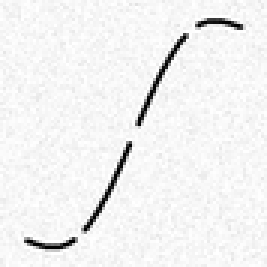
#> input picture donnees/formes/dessin_ligne.png, 89 x 89 px, shrunk from 200 x 200 before the run (shown 3 times larger)
$ python main_dessin.py
#> lines starting #> are read from the running program, lines starting #| are printed output that depends on the picture
### code/donnees_formes.py
"""
Module donnees_formes : chargement des images simples (PNG, JPG...), en couleur ou non.

Images utilisees (la liste complete est dans main.py, dictionnaire IMAGES) :
    formes/piece.png         piece rectangulaire avec deux trous ronds (TP2, piece.tif recadree)
    formes/engrenage.png     roue dentee seule (TP2, rondeldent.tif recadree)
    formes/dessin_ligne.png  courbe en S avec trois trous (esprit de la figure 5 de l'article)
    formes/labyrinthe.png    labyrinthe (chemin a trouver dans les couloirs blancs)
    Paris/...jpg             vues aeriennes de Paris (routes a suivre, cf. section 7.1 de l'article)

Ce module ne fait aucun affichage.
"""

import numpy as np
from PIL import Image


def charger_image(fichier):
    """Ouvre une image et la renvoie en niveaux de gris, valeurs entre 0 et 1 (float).
    Une image en couleur est convertie en niveaux de gris (meme formule ponderee que
    convert_gris du TP1 : 0.299 R + 0.587 G + 0.114 B)."""
    image = Image.open(fichier).convert("L")          # "L" = niveaux de gris, 0 a 255
    return np.asarray(image, dtype=float) / 255.0


# [8 lines left out: function reduire, not called in this run]

### code/traitement.py
"""
Module traitement : la chaine de traitement COMMUNE a toutes les images.

Chaque fichier main_xxx.py charge ses images, puis appelle traiter_image().
Ainsi le traitement (lissage, gradient, carte de cout, puis Fast Marching...) n'est
ecrit qu'une seule fois, ici, et s'applique de la meme facon a toutes les images.

    Etape 2 : lissage + carte de cout    -> pretraitement.py, carte_cout.py
    Etapes 3 a 5, dans la fenetre interactive (interactif.py) :
    Etape 3 : Fast Marching              -> fast_marching.py
    Etape 4 : backtracking + contour     -> chemin.py
    Etape 5 : evaluation (Dice, ou part du chemin dans la verite) -> evaluation.py
    Figures                              -> affichage.py
"""

import matplotlib.pyplot as plt

import affichage as af
import carte_cout as cc
from donnees_acdc import LABEL_VG
import interactif as ia
import pretraitement as pt
from parametres import ALPHA as ALPHA_DEFAUT, LISSAGE as LISSAGE_DEFAUT
from parametres import SIGMA as SIGMA_DEFAUT, W as W_DEFAUT
from parametres import (DOSSIER_FIGURES, FIGURES_DETAILLEES, INTERACTIF, TAILLE_MOYENNE,
                        TOUT)


def figure_secondaire(fig, fichier):
    """Enregistre une figure secondaire, puis ferme sa fenetre si FIGURES_DETAILLEES vaut False
    (la figure reste disponible dans le dossier figures/)."""
    af.enregistrer_figure(fig, fichier)
    if not FIGURES_DETAILLEES:
        plt.close(fig)


def dossier_figures(nom_image):
    """Renvoie le dossier figures/<nom_image>/ (et le cree s'il n'existe pas)."""
    dossier = DOSSIER_FIGURES / nom_image
    dossier.mkdir(parents=True, exist_ok=True)
    return dossier


def traiter_image(image, nom_image, nom=None, titre=None, zoom=None, gt=None, interactif=False,
                  type_cout="gradient", nb_points=None, lissage=None, sigma=None,
                  w=None, alpha=None, verite=None):
    """Applique toute la chaine de traitement a une image en niveaux de gris (0 a 1).

    nom_image : nom court de l'image ("piece", "paris", "irm"...) -> dossier figures/<nom_image>/
    nom       : debut du nom des fichiers de figures (par defaut nom_image)
    titre     : titre des figures (par defaut nom_image)
    zoom      : zone a agrandir dans les figures secondaires (lignes, colonnes) ;
                par defaut l'image entiere
    gt        : verite terrain (seulement pour l'IRM), utilisee a l'etape 5 uniquement
    interactif: True -> a la fin, fenetre interactive du Fast Marching (si INTERACTIF = True)
    type_cout : "gradient" -> chemin le long des BORDS (cas general, Q1.3)
                "clair"    -> chemin dans les zones CLAIRES (couloirs d'un labyrinthe)
                "sombre"   -> chemin dans les zones SOMBRES (route sombre, trait noir)
                "vaisseaux"-> chemin le long d'un vaisseau sombre (contraste local, DRIVE)
    nb_points : nombre de clics dans la fenetre interactive (par defaut NB_POINTS)
    lissage, sigma, w, alpha : remplacent LISSAGE, SIGMA, W et ALPHA de parametres.py
                               pour cette image seulement
    verite    : zone de l'expert deja prete (tableau de booleens), pour les images autres que
                l'IRM (ex. vaisseaux de DRIVE). Pour l'IRM, on donne gt (label 3 = ventricule)
    Renvoie un dictionnaire avec les resultats intermediaires.
    """
#> called with nom_image = 'dessin', interactif = True, type_cout = 'gradient'
    nom = nom or nom_image
    LISSAGE = lissage or LISSAGE_DEFAUT          # reglages propres a cette image, sinon parametres.py
    SIGMA = sigma or SIGMA_DEFAUT
    W = w or W_DEFAUT
    ALPHA = alpha or ALPHA_DEFAUT
    titre = titre or nom_image
    dossier_fig = dossier_figures(nom_image)
    hauteur, largeur = image.shape
    if zoom is None:
        zoom = TOUT

    print(f"\n========== {titre} ==========")
    print(f"Image                : {hauteur} x {largeur} pixels, {image.ndim} dimensions "
          f"-> niveaux de gris (1 canal)")
#| Image                : 89 x 89 pixels, 2 dimensions -> niveaux de gris (1 canal)
    print(f"Valeurs des pixels   : entre {image.min():.2f} et {image.max():.2f} ({image.dtype})")
#| Valeurs des pixels   : entre 0.00 et 1.00 (float64)

    # Figure PRINCIPALE : l'image seule, sans contour
    af.afficher_image(image, titre)
    af.sauvegarder_png(dossier_fig / f"{nom}.png", image)

    # ------------------------------------------------------------------------
    # Etape 2 : carte de cout                              (sujet, partie 1)
    # ------------------------------------------------------------------------
    # Q1.1 - Lissage : comparaison des deux filtres lineaires (bruit granuleux, cf. TP2 ex. 3)
    image_moyenne = pt.lisser_moyenne(image, TAILLE_MOYENNE)
    image_gauss = pt.lisser_gauss(image, SIGMA)

    fig_lissage = af.afficher_comparaison(
        [image, image_moyenne, image_gauss],
        ["Originale", f"Moyenneur {TAILLE_MOYENNE}x{TAILLE_MOYENNE}", f"Gaussien sigma = {SIGMA}"],
        f"{titre} : comparaison des lissages", zoom=zoom)
    figure_secondaire(fig_lissage, dossier_fig / f"{nom}_lissages.png")

    # Image lissee utilisee pour la suite (choix avec le parametre LISSAGE)
    image_lissee = {"gauss": image_gauss, "moyenne": image_moyenne, "aucun": image}[LISSAGE]
    print(f"Lissage utilise      : {LISSAGE}")

    # Q1.2 - Gradient (filtres de Sobel)
    gx, gy = cc.gradient(image_lissee)
    norme = cc.norme_gradient(gx, gy)
    print(f"Norme du gradient    : max {norme.max():.2f}")

    fig_gradient = af.afficher_gradient(
        gx, gy, norme, f"{titre} : gradient (lissage : {LISSAGE})", zoom=zoom)
    figure_secondaire(fig_gradient, dossier_fig / f"{nom}_gradient_{LISSAGE}.png")

    # Q1.3 - Potentiel (carte de cout P~) -> figure PRINCIPALE
    if type_cout == "gradient":
        cout = cc.potentiel(norme, W, ALPHA)
        reglage = f"w = {W}, alpha = {ALPHA}"
    elif type_cout == "vaisseaux":     # contraste local : plus sombre que ses voisins
        cout = cc.potentiel_vaisseaux(image_lissee, W, ALPHA)
        reglage = f"vaisseaux (contraste local), w = {W}, alpha = {ALPHA}"
    else:                    # cout base sur l'intensite (labyrinthe, route...)
        cout = cc.potentiel_intensite(image_lissee, W, clair=(type_cout == "clair"))
        reglage = f"intensite, zones {type_cout}s bon marche, w = {W}"
    print(f"Carte de cout P~     : min {cout.min():.3f}, max {cout.max():.3f} ({reglage})")

    fig_cout = af.afficher_potentiel(
        cout, f"{titre} : carte de cout (lissage : {LISSAGE}, {reglage})")
    af.enregistrer_figure(fig_cout, dossier_fig / f"{nom}_cout_{LISSAGE}.png")

    # Test : carte de cout calculee a partir des trois images (sans lissage, moyenneur, gaussien)
    couts = {}
    for nom_lissage, img in [("aucun", image), ("moyenne", image_moyenne), ("gauss", image_gauss)]:
        gx_l, gy_l = cc.gradient(img)
        couts[nom_lissage] = cc.potentiel(cc.norme_gradient(gx_l, gy_l), W, ALPHA)

    fig_couts = af.afficher_comparaison_couts(
        couts, f"{titre} : carte de cout selon le lissage (w = {W}, alpha = {ALPHA})", zoom=zoom)
    figure_secondaire(fig_couts, dossier_fig / f"{nom}_couts_comparaison.png")

    # ------------------------------------------------------------------------
    # Etapes 3, 4 et 5 : Fast Marching, backtracking, evaluation  (sujet, parties 2 a 4)
    # ------------------------------------------------------------------------
    # Fenetre interactive : clics -> Fast Marching -> descente de U -> contour -> evaluation
    # (si une verite terrain est connue : IRM avec gt, DRIVE avec verite). Voir interactif.py.
    if gt is not None:
        verite = gt == LABEL_VG                   # IRM : zone du ventricule gauche (label 3)
    contour = None
    if interactif and INTERACTIF:
        contour = ia.contour_interactif(image, cout, titre, dossier=dossier_fig, nom=nom,
                                        nb_points=nb_points, verite=verite, zoom=zoom)

    print(f"[ok] Figures enregistrees dans figures/{nom_image}/"
          + ("" if FIGURES_DETAILLEES else " (affichees : image et carte de cout)"))
    return dict(image_lissee=image_lissee, gx=gx, gy=gy, norme=norme, cout=cout,
                contour=contour)

### code/affichage.py
"""
Module affichage : toutes les fonctions qui affichent ou enregistrent des figures.

Regle du projet : les autres modules CALCULENT et renvoient des tableaux,
ce module les AFFICHE. Aucun calcul de la methode ne doit se trouver ici.

On l'appelle depuis main.py avec :
    import affichage as af
"""

import matplotlib.pyplot as plt
import numpy as np

from donnees_acdc import LABELS, LABEL_VG, coupes_avec_label, normaliser


# ----------------------------------------------------------------------------
# 1. Donnees (etape 1)
# ----------------------------------------------------------------------------
# [45 lines left out: functions afficher_infos, afficher_toutes_les_coupes, not called in this run]


def afficher_image(image, titre=""):
    """Affiche une seule image en niveaux de gris, sans contour."""
    fig, ax = plt.subplots(figsize=(6, 6))
    ax.imshow(image, cmap="gray")
    ax.set_title(titre)
    ax.axis("off")
    fig.tight_layout()
    return fig


# [20 lines left out: function afficher_coupe, not called in this run]


# ----------------------------------------------------------------------------
# 2. Enregistrement
# ----------------------------------------------------------------------------
def enregistrer_figure(fig, fichier, dpi=150):
    """Enregistre une figure matplotlib dans un fichier PNG.

    Si le fichier ne peut pas etre ecrit (par exemple parce qu'il est ouvert dans
    une visionneuse, ou en cours de synchronisation par OneDrive), on affiche un
    avertissement et le programme CONTINUE au lieu de s'arreter.
    """
    try:
        fig.savefig(fichier, dpi=dpi)
    except OSError as erreur:
        print(f"[!] Figure non enregistree ({fichier.name}) : {erreur.strerror}. "
              f"Le fichier est peut-etre ouvert ailleurs ou en cours de synchronisation.")


def sauvegarder_png(fichier, image):
    """Enregistre l'image (valeurs entre 0 et 1) comme une photo PNG en niveaux de gris.
    Meme protection que enregistrer_figure si le fichier est verrouille."""
    try:
        plt.imsave(str(fichier), image, cmap="gray", vmin=0, vmax=1)
    except OSError as erreur:
        print(f"[!] Image non enregistree ({fichier.name}) : {erreur.strerror}.")


# ----------------------------------------------------------------------------
# 3. Carte de cout (etape 2)
# ----------------------------------------------------------------------------
def afficher_comparaison(images, titres, titre="", zoom=(slice(70, 140), slice(95, 170))):
    """Affiche plusieurs images cote a cote : en entier (ligne du haut)
    et zoomees sur le ventricule (ligne du bas).

    images : liste de tableaux 2D (valeurs entre 0 et 1)
    titres : liste des titres, un par image
    zoom   : zone a agrandir (lignes, colonnes) ; par defaut autour du ventricule
             gauche de patient001, coupe 5. (slice(None), slice(None)) = image entiere.
    """
    n = len(images)
    fig, axes = plt.subplots(2, n, figsize=(5 * n, 9))
    for k, (img, nom) in enumerate(zip(images, titres)):
        axes[0, k].imshow(img, cmap="gray", vmin=0, vmax=1)
        axes[0, k].set_title(nom)
        axes[1, k].imshow(img[zoom], cmap="gray", vmin=0, vmax=1, interpolation="nearest")
        axes[1, k].set_title(nom + " (zoom)")
    for ax in axes.ravel():
        ax.axis("off")
    fig.suptitle(titre)
    fig.tight_layout()
    return fig


def afficher_gradient(gx, gy, norme, titre="", zoom=(slice(70, 140), slice(95, 170))):
    """Affiche gx, gy et la norme du gradient, en entier (haut) et zoomes (bas).

    gx et gy sont signes : rouge = positif (sombre -> clair), bleu = negatif
    (clair -> sombre), blanc = 0. La norme est en niveaux de gris (blanc = bord fort).
    """
    m = max(np.abs(gx).max(), np.abs(gy).max())          # meme echelle pour gx et gy
    cartes = [(gx, "gx (Sobel horizontal)", "bwr", -m, m),
              (gy, "gy (Sobel vertical)", "bwr", -m, m),
              (norme, "Norme du gradient", "gray", 0, norme.max())]
    fig, axes = plt.subplots(2, 3, figsize=(15, 9))
    for k, (carte, nom, cmap, vmin, vmax) in enumerate(cartes):
        im = axes[0, k].imshow(carte, cmap=cmap, vmin=vmin, vmax=vmax)
        axes[0, k].set_title(nom)
        fig.colorbar(im, ax=axes[0, k], fraction=0.035)
        axes[1, k].imshow(carte[zoom], cmap=cmap, vmin=vmin, vmax=vmax, interpolation="nearest")
        axes[1, k].set_title(nom + " (zoom)")
    for ax in axes.ravel():
        ax.axis("off")
    fig.suptitle(titre)
    fig.tight_layout()
    return fig


def afficher_potentiel(cout, titre=""):
    """Affiche la carte de cout P~ : sombre = bon marche (bords), clair = cher."""
    fig, ax = plt.subplots(figsize=(8, 6.5))
    im = ax.imshow(cout, cmap="gray")
    ax.set_title("Carte de cout P~ (sombre = bon marche)")
    ax.axis("off")
    fig.colorbar(im, ax=ax, fraction=0.035, label="cout")
    fig.suptitle(titre)
    fig.tight_layout()
    return fig


def afficher_comparaison_couts(couts, titre="", zoom=(slice(70, 140), slice(95, 170))):
    """Compare plusieurs cartes de cout cote a cote (une par lissage), a la meme echelle.

    couts : dictionnaire {nom : carte de cout}, par exemple {"aucun": ..., "gauss": ...}
    zoom  : zone a agrandir (lignes, colonnes) ; (slice(None), slice(None)) = image entiere
    """
    n = len(couts)
    fig, axes = plt.subplots(1, n, figsize=(5 * n, 5))
    vmin = min(c.min() for c in couts.values())
    vmax = max(c.max() for c in couts.values())
    for ax, (nom, cout) in zip(axes, couts.items()):
        ax.imshow(cout[zoom], cmap="gray", vmin=vmin, vmax=vmax, interpolation="nearest")
        ax.set_title(f"P~ - lissage : {nom}")
        ax.axis("off")
    fig.suptitle(titre)
    fig.tight_layout()
    return fig


# ----------------------------------------------------------------------------
# 4. Fast Marching et contour (etapes 3 et 4)
#    (la fenetre interactive est dans interactif.py)
# ----------------------------------------------------------------------------
# [88 lines left out: functions afficher_contour, afficher_evaluation, afficher_evaluation_chemin, not called in this run]

### code/pretraitement.py
"""
Module pretraitement : lissage de l'image avant le calcul du gradient.

Sujet, question 1.1. Le bruit de l'IRM est granuleux (et non impulsionnel) :
on utilise un filtre lineaire (moyenneur ou gaussien), cf. TP2 exercice 3.

Fonctions :
    filtrer(image, noyau)           applique un noyau quelconque (outil general,
                                    aussi utilise par carte_cout.py pour Sobel)
    lisser_moyenne(image, taille)   filtre moyenneur taille x taille
    noyau_gaussien(sigma)           poids du filtre gaussien
    lisser_gauss(image, sigma)      filtre gaussien
    moyenne_locale(image, taille)   moyenne sur une grande fenetre (rapide, image integrale)
"""

import numpy as np
from numpy.lib.stride_tricks import sliding_window_view


def filtrer(image, noyau):
    """Applique un noyau (3x3, 5x5...) a l'image : pour chaque pixel,
    somme des voisins multiplies par les poids du noyau. Bords par replication."""
    r = noyau.shape[0] // 2
    image_bordee = np.pad(image, r, mode="edge")
    fenetres = sliding_window_view(image_bordee, noyau.shape)
    return (fenetres * noyau).sum(axis=(2, 3))


def lisser_moyenne(image, taille=3):
    """Filtre moyenneur taille x taille : chaque pixel devient la moyenne
    de ses voisins, tous avec le meme poids. Bords par replication."""
#> called with taille = 3
    r = taille // 2
    image_bordee = np.pad(image, r, mode="edge")
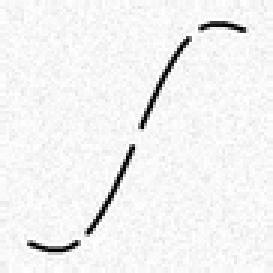
#> image_bordee: shape (91, 91) float64 (shown 3 times larger); min 0, max 1, mean 0.948
    fenetres = sliding_window_view(image_bordee, (taille, taille))
    return fenetres.mean(axis=(2, 3))
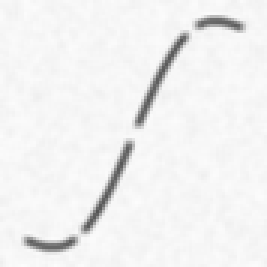
#> returned value: shape (89, 89) float64 (shown 3 times larger); min 0.336, max 0.99, mean 0.947


def noyau_gaussien(sigma):
    """Noyau gaussien 2D de taille (6*sigma+1) x (6*sigma+1), normalise (somme = 1)."""
    r = int(np.ceil(3 * sigma))                   # au-dela de 3 sigma, les poids sont negligeables
    t = np.arange(-r, r + 1)
    yy, xx = np.meshgrid(t, t, indexing="ij")     # coordonnees relatives au centre
    noyau = np.exp(-(xx**2 + yy**2) / (2 * sigma**2))
    return noyau / noyau.sum()                    # somme = 1 : la luminosite moyenne est conservee


def lisser_gauss(image, sigma=1.0):
    """Filtre gaussien : moyenne PONDEREE des voisins, les plus proches
    ayant le plus de poids. Bords par replication."""
    return filtrer(image, noyau_gaussien(sigma))
#> (the rest of the program and of its run is left out)
